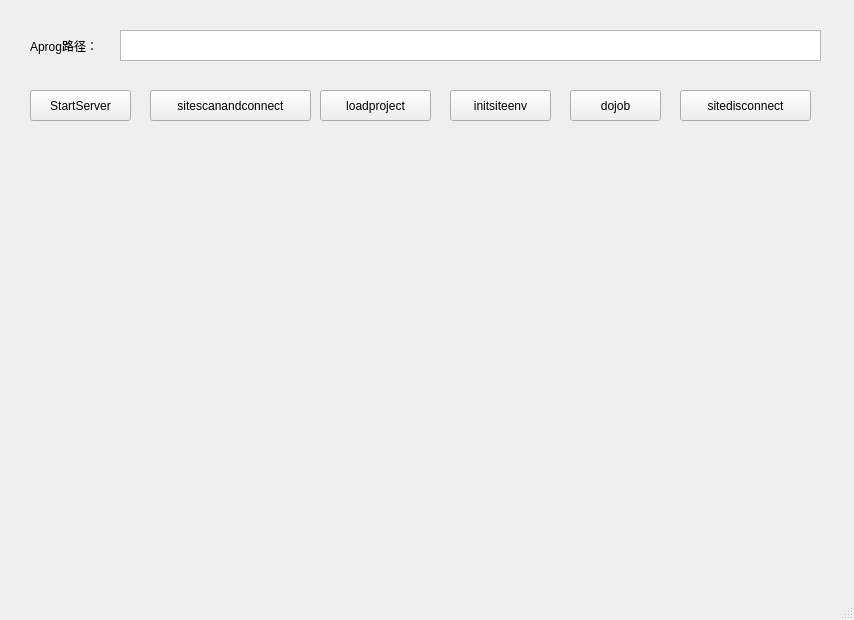
<?xml version="1.0" encoding="UTF-8"?>
<ui version="4.0">
 <class>MainWindow</class>
 <widget class="QMainWindow" name="MainWindow">
  <property name="geometry">
   <rect>
    <x>0</x>
    <y>0</y>
    <width>854</width>
    <height>620</height>
   </rect>
  </property>
  <property name="windowTitle">
   <string>MainWindow</string>
  </property>
  <widget class="QWidget" name="centralwidget">
   <widget class="QTextEdit" name="EditServerPath">
    <property name="geometry">
     <rect>
      <x>120</x>
      <y>30</y>
      <width>701</width>
      <height>31</height>
     </rect>
    </property>
   </widget>
   <widget class="QLabel" name="label">
    <property name="geometry">
     <rect>
      <x>30</x>
      <y>30</y>
      <width>91</width>
      <height>31</height>
     </rect>
    </property>
    <property name="text">
     <string>Aprog路径：</string>
    </property>
   </widget>
   <widget class="QPushButton" name="BtnStartServer">
    <property name="geometry">
     <rect>
      <x>30</x>
      <y>90</y>
      <width>101</width>
      <height>31</height>
     </rect>
    </property>
    <property name="text">
     <string>StartServer</string>
    </property>
   </widget>
   <widget class="QPushButton" name="BtnSiteScanAndConnect">
    <property name="geometry">
     <rect>
      <x>150</x>
      <y>90</y>
      <width>161</width>
      <height>31</height>
     </rect>
    </property>
    <property name="text">
     <string>sitescanandconnect</string>
    </property>
   </widget>
   <widget class="QPushButton" name="BtnLoadproject">
    <property name="geometry">
     <rect>
      <x>320</x>
      <y>90</y>
      <width>111</width>
      <height>31</height>
     </rect>
    </property>
    <property name="text">
     <string>loadproject</string>
    </property>
   </widget>
   <widget class="QPushButton" name="BtnInitSiteEnv">
    <property name="geometry">
     <rect>
      <x>450</x>
      <y>90</y>
      <width>101</width>
      <height>31</height>
     </rect>
    </property>
    <property name="text">
     <string>initsiteenv</string>
    </property>
   </widget>
   <widget class="QPushButton" name="BtnDojob">
    <property name="geometry">
     <rect>
      <x>570</x>
      <y>90</y>
      <width>91</width>
      <height>31</height>
     </rect>
    </property>
    <property name="text">
     <string>dojob</string>
    </property>
   </widget>
   <widget class="QPushButton" name="BtnDisConnect">
    <property name="geometry">
     <rect>
      <x>680</x>
      <y>90</y>
      <width>131</width>
      <height>31</height>
     </rect>
    </property>
    <property name="text">
     <string>sitedisconnect</string>
    </property>
   </widget>
  </widget>
  <widget class="QMenuBar" name="menubar">
   <property name="geometry">
    <rect>
     <x>0</x>
     <y>0</y>
     <width>854</width>
     <height>25</height>
    </rect>
   </property>
  </widget>
  <widget class="QStatusBar" name="statusbar"/>
 </widget>
 <resources/>
 <connections/>
</ui>
